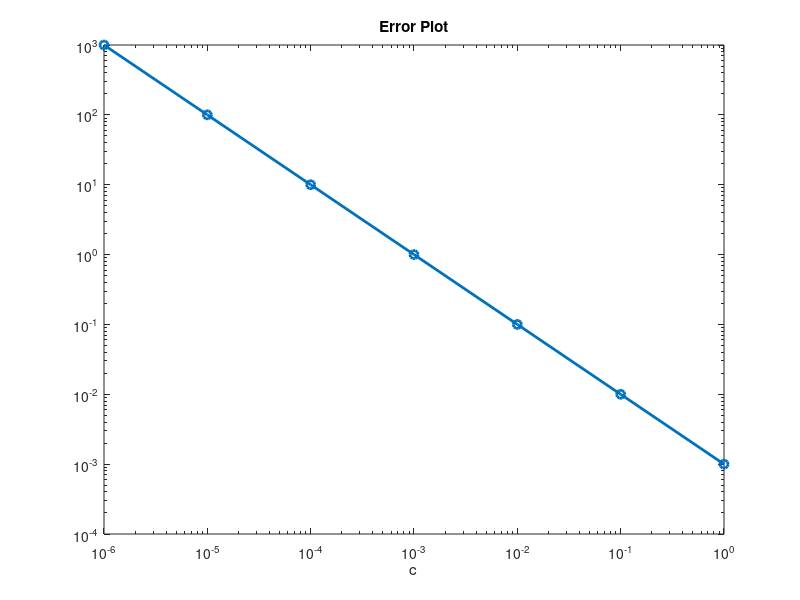

The MATLAB source for this figure: (Note: this script raises an error after producing the figure.)
%dg 9/27 2:49 am

clear; close all;

%%

A= @(c) [1, 1+c; 1-c, 1]; 
b=[1 2]';
b_hat = [1.001 2.001]';

c = [1e0 1e-1 1e-2 1e-3 1e-4 1e-5 1e-6];
err = -1.0*ones(size(c));
kappa = -1.0*ones(size(c));
scalar = -1.0*ones(size(c));
diff = -1.0*ones(size(c));

for i=1:length(c)
    A_i = A(c(i));
    x_i = A_i\b;
    xhat_i = A_i\b_hat;

    err(i) = norm(x_i - xhat_i,Inf);
    kappa(i) = ((2 + abs(c(i)))/c(i))^2;
    scalar(i) = (norm(b-b_hat,Inf)/norm(b,Inf))*kappa(i);
    diff(i) = scalar(i) - err(i)/norm(x_i,Inf);
end
diff>=0

%%

figure
loglog(c,err,'-o','LineWidth',2.0)
title('Error Plot')
xlabel('c'); ylabel('$\|x-\hat{x}\|_\infty$',Interpreter='latex')
ylim([1e-3 1e14])
grid  on
set(gca,'FontSize',14)

figure
loglog(c,kappa,'-o','LineWidth',2.0)
title('Condition Number')
xlabel('c'); ylabel('$\kappa(A)$',Interpreter='latex')
ylim([1e-3 1e14])
grid  on
set(gca,'FontSize',14)

figure
subplot(1,2,1)
loglog(c,err,'-o','LineWidth',2.0)
title('Error Plot')
xlabel('c'); ylabel('$\|x-\hat{x}\|_\infty$',Interpreter='latex')
ylim([1e-3 1e14])
grid on
set(gca,'FontSize',14)

subplot(1,2,2)
loglog(c,kappa,'-o','LineWidth',2.0)
title('Condition Number')
xlabel('c'); ylabel('$\kappa(A)$',Interpreter='latex')
ylim([1e-3 1e14])
grid  on
set(gca,'FontSize',14)
